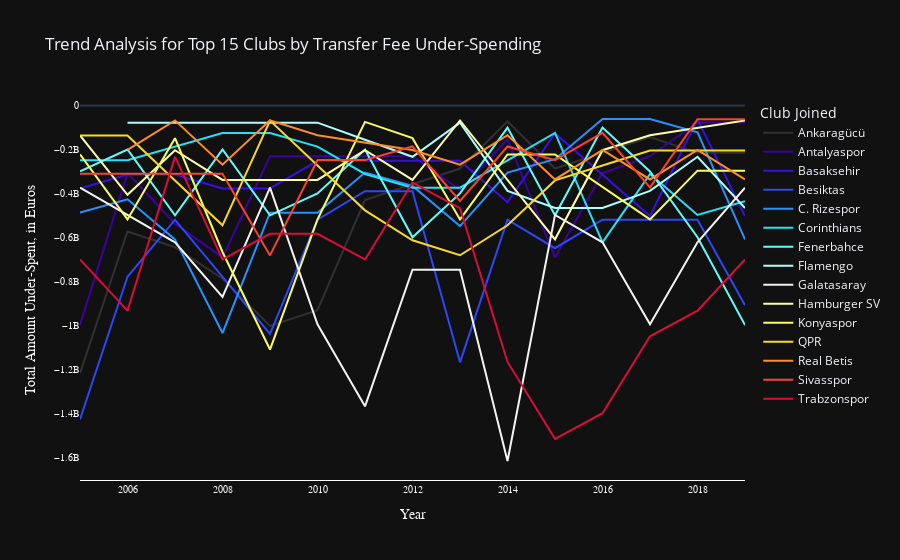

The notebook cell this image was saved under:
### Markdown cell above
<div class="alert alert-success" role="alert">

**Inference**<br>
There are no noticable results in the following graph. The important information has been conveyed in the previous graph.

</div>

### Code cell
fig3b = px.line(Trends_Top_UnderSpenders.reset_index(), 
                x="Year", 
                y="Surplus/Deficit_x",
                color = "Club Joined",
                color_discrete_sequence = px.colors.cyclical.Edge,
                hover_name = "Club Joined", 
                title = 'Trend Analysis for Top 15 Clubs by Transfer Fee Under-Spending',
                template = 'plotly_dark')

fig3b.update_layout(
    hoverlabel=dict(
        bgcolor="black",
        font=dict(
                family="Arial, monospace",
                size=14,
                color="white"
            ),
        bordercolor = "black"
    ),
    xaxis=go.layout.XAxis(
        title=go.layout.xaxis.Title(
            text="Year",
            font=dict(
                family="Arial, monospace",
                size=14,
                color="white"
            )
        ),
        showline = True,
        linecolor = 'white',
        showticklabels = True,
        tickfont = dict(
            family = 'Arial',
            size = 10,
            color = 'white'
      )
    ),
    yaxis=go.layout.YAxis(
        title=go.layout.yaxis.Title(
            text="Total Amount Under-Spent, in Euros",
            font=dict(
                family="Arial, monospace",
                size=14,
                color="white"
            )
        ),
        showline = False,
        linecolor = 'white',
        showticklabels = True,
        tickfont = dict(
            family = 'Arial',
            size = 10,
            color = 'white'
        )
    )
)

fig3b.update_layout(
    xaxis=dict(showgrid=False, zeroline=False),
    yaxis=dict(showgrid=False, zeroline=True),
)

# plot(fig3b ,filename = 'TrendsTop15UnderSpenders.html')
fig3b.show()

### Figure 1 — Plotly figure (JSON) as saved in the notebook; plotly's stock layout.template omitted (floating-point values rounded to 4 significant figures)
{"data": [{"hoverlabel": {"namelength": 0}, "hovertemplate": "<b>%{hovertext}</b><br><br>Club Joined=Ankaragücü <br>Year=%{x}<br>Surplus/Deficit_x=%{y}", "hovertext": ["Ankaragücü ", "Ankaragücü ", "Ankaragücü ", "Ankaragücü ", "Ankaragücü ", "Ankaragücü ", "Ankaragücü ", "Ankaragücü ", "Ankaragücü ", "Ankaragücü ", "Ankaragücü ", "Ankaragücü ", "Ankaragücü ", "Ankaragücü "], "legendgroup": "Ankaragücü ", "line": {"color": "#313131", "dash": "solid"}, "mode": "lines", "name": "Ankaragücü ", "showlegend": true, "type": "scatter", "x": [2005, 2006, 2007, 2008, 2009, 2010, 2011, 2013, 2014, 2015, 2016, 2017, 2018, 2019], "xaxis": "x", "y": [-1217200000, -572800000, -644400000, -787600000, -1002400000, -930800000, -429600000, -286400000, -71600000, -286400000, -214800000, -143200000, -214800000, -214800000], "yaxis": "y"}, {"hoverlabel": {"namelength": 0}, "hovertemplate": "<b>%{hovertext}</b><br><br>Club Joined=Antalyaspor <br>Year=%{x}<br>Surplus/Deficit_x=%{y}", "hovertext": ["Antalyaspor ", "Antalyaspor ", "Antalyaspor ", "Antalyaspor ", "Antalyaspor ", "Antalyaspor ", "Antalyaspor ", "Antalyaspor ", "Antalyaspor ", "Antalyaspor ", "Antalyaspor ", "Antalyaspor ", "Antalyaspor ", "Antalyaspor ", "Antalyaspor "], "legendgroup": "Antalyaspor ", "line": {"color": "#3d019d", "dash": "solid"}, "mode": "lines", "name": "Antalyaspor ", "showlegend": true, "type": "scatter", "x": [2005, 2006, 2007, 2008, 2009, 2010, 2011, 2012, 2013, 2014, 2015, 2016, 2017, 2018, 2019], "xaxis": "x", "y": [-997529000, -306932000, -537131000, -690597000, -230199000, -230199000, -230199000, -230199000, -383665000, -153466000, -690597000, -306932000, -230199000, -76733000, -76733000], "yaxis": "y"}, {"hoverlabel": {"namelength": 0}, "hovertemplate": "<b>%{hovertext}</b><br><br>Club Joined=Basaksehir <br>Year=%{x}<br>Surplus/Deficit_x=%{y}", "hovertext": ["Basaksehir ", "Basaksehir ", "Basaksehir ", "Basaksehir ", "Basaksehir ", "Basaksehir ", "Basaksehir ", "Basaksehir ", "Basaksehir ", "Basaksehir ", "Basaksehir ", "Basaksehir ", "Basaksehir ", "Basaksehir "], "legendgroup": "Basaksehir ", "line": {"color": "#3810dc", "dash": "solid"}, "mode": "lines", "name": "Basaksehir ", "showlegend": true, "type": "scatter", "x": [2005, 2006, 2007, 2008, 2009, 2010, 2011, 2012, 2013, 2014, 2015, 2017, 2018, 2019], "xaxis": "x", "y": [-376710000, -313925000, -313925000, -376710000, -376710000, -251140000, -251140000, -251140000, -251140000, -439495000, -125570000, -502280000, -62785000, -502280000], "yaxis": "y"}, {"hoverlabel": {"namelength": 0}, "hovertemplate": "<b>%{hovertext}</b><br><br>Club Joined=Besiktas <br>Year=%{x}<br>Surplus/Deficit_x=%{y}", "hovertext": ["Besiktas ", "Besiktas ", "Besiktas ", "Besiktas ", "Besiktas ", "Besiktas ", "Besiktas ", "Besiktas ", "Besiktas ", "Besiktas ", "Besiktas ", "Besiktas ", "Besiktas ", "Besiktas ", "Besiktas "], "legendgroup": "Besiktas ", "line": {"color": "#2d47f9", "dash": "solid"}, "mode": "lines", "name": "Besiktas ", "showlegend": true, "type": "scatter", "x": [2005, 2006, 2007, 2008, 2009, 2010, 2011, 2012, 2013, 2014, 2015, 2016, 2017, 2018, 2019], "xaxis": "x", "y": [-1427525000, -778650000, -519100000, -778650000, -1038200000, -519100000, -389325000, -389325000, -1167975000, -519100000, -648875000, -519100000, -519100000, -519100000, -908425000], "yaxis": "y"}, {"hoverlabel": {"namelength": 0}, "hovertemplate": "<b>%{hovertext}</b><br><br>Club Joined=C. Rizespor <br>Year=%{x}<br>Surplus/Deficit_x=%{y}", "hovertext": ["C. Rizespor ", "C. Rizespor ", "C. Rizespor ", "C. Rizespor ", "C. Rizespor ", "C. Rizespor ", "C. Rizespor ", "C. Rizespor ", "C. Rizespor ", "C. Rizespor ", "C. Rizespor ", "C. Rizespor ", "C. Rizespor ", "C. Rizespor ", "C. Rizespor "], "legendgroup": "C. Rizespor ", "line": {"color": "#2593ff", "dash": "solid"}, "mode": "lines", "name": "C. Rizespor ", "showlegend": true, "type": "scatter", "x": [2005, 2006, 2007, 2008, 2009, 2010, 2011, 2012, 2013, 2014, 2015, 2016, 2017, 2018, 2019], "xaxis": "x", "y": [-487000000, -426125000, -608750000, -1034875000, -487000000, -487000000, -304375000, -365250000, -547875000, -304375000, -243500000, -60875000, -60875000, -121750000, -608750000], "yaxis": "y"}, {"hoverlabel": {"namelength": 0}, "hovertemplate": "<b>%{hovertext}</b><br><br>Club Joined=Corinthians <br>Year=%{x}<br>Surplus/Deficit_x=%{y}", "hovertext": ["Corinthians ", "Corinthians ", "Corinthians ", "Corinthians ", "Corinthians ", "Corinthians ", "Corinthians ", "Corinthians ", "Corinthians ", "Corinthians ", "Corinthians ", "Corinthians ", "Corinthians ", "Corinthians "], "legendgroup": "Corinthians ", "line": {"color": "#2adef6", "dash": "solid"}, "mode": "lines", "name": "Corinthians ", "showlegend": true, "type": "scatter", "x": [2005, 2006, 2008, 2009, 2010, 2011, 2012, 2013, 2014, 2015, 2016, 2017, 2018, 2019], "xaxis": "x", "y": [-248780000, -248780000, -124390000, -124390000, -186585000, -310975000, -373170000, -373170000, -248780000, -124390000, -621950000, -310975000, -497560000, -435365000], "yaxis": "y"}, {"hoverlabel": {"namelength": 0}, "hovertemplate": "<b>%{hovertext}</b><br><br>Club Joined=Fenerbahce <br>Year=%{x}<br>Surplus/Deficit_x=%{y}", "hovertext": ["Fenerbahce ", "Fenerbahce ", "Fenerbahce ", "Fenerbahce ", "Fenerbahce ", "Fenerbahce ", "Fenerbahce ", "Fenerbahce ", "Fenerbahce ", "Fenerbahce ", "Fenerbahce ", "Fenerbahce ", "Fenerbahce ", "Fenerbahce ", "Fenerbahce "], "legendgroup": "Fenerbahce ", "line": {"color": "#60fdfa", "dash": "solid"}, "mode": "lines", "name": "Fenerbahce ", "showlegend": true, "type": "scatter", "x": [2005, 2006, 2007, 2008, 2009, 2010, 2011, 2012, 2013, 2014, 2015, 2016, 2017, 2018, 2019], "xaxis": "x", "y": [-299499000, -199666000, -499165000, -199666000, -499165000, -399332000, -199666000, -598998000, -399332000, -99833000, -499165000, -99833000, -299499000, -598998000, -998330000], "yaxis": "y"}, {"hoverlabel": {"namelength": 0}, "hovertemplate": "<b>%{hovertext}</b><br><br>Club Joined=Flamengo <br>Year=%{x}<br>Surplus/Deficit_x=%{y}", "hovertext": ["Flamengo ", "Flamengo ", "Flamengo ", "Flamengo ", "Flamengo ", "Flamengo ", "Flamengo ", "Flamengo ", "Flamengo ", "Flamengo ", "Flamengo ", "Flamengo ", "Flamengo "], "legendgroup": "Flamengo ", "line": {"color": "#aefdff", "dash": "solid"}, "mode": "lines", "name": "Flamengo ", "showlegend": true, "type": "scatter", "x": [2006, 2007, 2009, 2010, 2011, 2012, 2013, 2014, 2015, 2016, 2017, 2018, 2019], "xaxis": "x", "y": [-77610000, -77610000, -77610000, -77610000, -155220000, -232830000, -77610000, -388050000, -465660000, -465660000, -388050000, -232830000, -465660000], "yaxis": "y"}, {"hoverlabel": {"namelength": 0}, "hovertemplate": "<b>%{hovertext}</b><br><br>Club Joined=Galatasaray <br>Year=%{x}<br>Surplus/Deficit_x=%{y}", "hovertext": ["Galatasaray ", "Galatasaray ", "Galatasaray ", "Galatasaray ", "Galatasaray ", "Galatasaray ", "Galatasaray ", "Galatasaray ", "Galatasaray ", "Galatasaray ", "Galatasaray ", "Galatasaray ", "Galatasaray ", "Galatasaray ", "Galatasaray "], "legendgroup": "Galatasaray ", "line": {"color": "#f3f3f1", "dash": "solid"}, "mode": "lines", "name": "Galatasaray ", "showlegend": true, "type": "scatter", "x": [2005, 2006, 2007, 2008, 2009, 2010, 2011, 2012, 2013, 2014, 2015, 2016, 2017, 2018, 2019], "xaxis": "x", "y": [-373137000, -497516000, -621895000, -870653000, -373137000, -995032000, -1368169000, -746274000, -746274000, -1616927000, -497516000, -621895000, -995032000, -621895000, -373137000], "yaxis": "y"}, {"hoverlabel": {"namelength": 0}, "hovertemplate": "<b>%{hovertext}</b><br><br>Club Joined=Hamburger SV <br>Year=%{x}<br>Surplus/Deficit_x=%{y}", "hovertext": ["Hamburger SV ", "Hamburger SV ", "Hamburger SV ", "Hamburger SV ", "Hamburger SV ", "Hamburger SV ", "Hamburger SV ", "Hamburger SV ", "Hamburger SV ", "Hamburger SV ", "Hamburger SV ", "Hamburger SV ", "Hamburger SV ", "Hamburger SV "], "legendgroup": "Hamburger SV ", "line": {"color": "#fffda9", "dash": "solid"}, "mode": "lines", "name": "Hamburger SV ", "showlegend": true, "type": "scatter", "x": [2005, 2006, 2007, 2008, 2009, 2010, 2011, 2012, 2013, 2014, 2015, 2016, 2017, 2019], "xaxis": "x", "y": [-135180000, -405540000, -202770000, -337950000, -337950000, -337950000, -202770000, -337950000, -67590000, -337950000, -608310000, -202770000, -135180000, -67590000], "yaxis": "y"}, {"hoverlabel": {"namelength": 0}, "hovertemplate": "<b>%{hovertext}</b><br><br>Club Joined=Konyaspor <br>Year=%{x}<br>Surplus/Deficit_x=%{y}", "hovertext": ["Konyaspor ", "Konyaspor ", "Konyaspor ", "Konyaspor ", "Konyaspor ", "Konyaspor ", "Konyaspor ", "Konyaspor ", "Konyaspor ", "Konyaspor ", "Konyaspor ", "Konyaspor ", "Konyaspor ", "Konyaspor ", "Konyaspor "], "legendgroup": "Konyaspor ", "line": {"color": "#fafd5b", "dash": "solid"}, "mode": "lines", "name": "Konyaspor ", "showlegend": true, "type": "scatter", "x": [2005, 2006, 2007, 2008, 2009, 2010, 2011, 2012, 2013, 2014, 2015, 2016, 2017, 2018, 2019], "xaxis": "x", "y": [-221970000, -517930000, -147980000, -665910000, -1109850000, -517930000, -73990000, -147980000, -517930000, -221970000, -221970000, -369950000, -517930000, -295960000, -295960000], "yaxis": "y"}, {"hoverlabel": {"namelength": 0}, "hovertemplate": "<b>%{hovertext}</b><br><br>Club Joined=QPR <br>Year=%{x}<br>Surplus/Deficit_x=%{y}", "hovertext": ["QPR ", "QPR ", "QPR ", "QPR ", "QPR ", "QPR ", "QPR ", "QPR ", "QPR ", "QPR ", "QPR ", "QPR ", "QPR ", "QPR "], "legendgroup": "QPR ", "line": {"color": "#f7da29", "dash": "solid"}, "mode": "lines", "name": "QPR ", "showlegend": true, "type": "scatter", "x": [2005, 2006, 2007, 2008, 2009, 2010, 2011, 2012, 2013, 2014, 2015, 2016, 2017, 2019], "xaxis": "x", "y": [-136140000, -136140000, -340350000, -544560000, -68070000, -272280000, -476490000, -612630000, -680700000, -544560000, -340350000, -272280000, -204210000, -204210000], "yaxis": "y"}, {"hoverlabel": {"namelength": 0}, "hovertemplate": "<b>%{hovertext}</b><br><br>Club Joined=Real Betis <br>Year=%{x}<br>Surplus/Deficit_x=%{y}", "hovertext": ["Real Betis ", "Real Betis ", "Real Betis ", "Real Betis ", "Real Betis ", "Real Betis ", "Real Betis ", "Real Betis ", "Real Betis ", "Real Betis ", "Real Betis ", "Real Betis ", "Real Betis "], "legendgroup": "Real Betis ", "line": {"color": "#ff8e25", "dash": "solid"}, "mode": "lines", "name": "Real Betis ", "showlegend": true, "type": "scatter", "x": [2006, 2007, 2008, 2009, 2010, 2012, 2013, 2014, 2015, 2016, 2017, 2018, 2019], "xaxis": "x", "y": [-201600000, -67200000, -268800000, -67200000, -134400000, -201600000, -268800000, -134400000, -336000000, -201600000, -336000000, -201600000, -336000000], "yaxis": "y"}, {"hoverlabel": {"namelength": 0}, "hovertemplate": "<b>%{hovertext}</b><br><br>Club Joined=Sivasspor <br>Year=%{x}<br>Surplus/Deficit_x=%{y}", "hovertext": ["Sivasspor ", "Sivasspor ", "Sivasspor ", "Sivasspor ", "Sivasspor ", "Sivasspor ", "Sivasspor ", "Sivasspor ", "Sivasspor ", "Sivasspor ", "Sivasspor ", "Sivasspor ", "Sivasspor ", "Sivasspor ", "Sivasspor "], "legendgroup": "Sivasspor ", "line": {"color": "#f8432d", "dash": "solid"}, "mode": "lines", "name": "Sivasspor ", "showlegend": true, "type": "scatter", "x": [2005, 2006, 2007, 2008, 2009, 2010, 2011, 2012, 2013, 2014, 2015, 2016, 2017, 2018, 2019], "xaxis": "x", "y": [-309770000, -309770000, -309770000, -309770000, -681494000, -247816000, -247816000, -185862000, -433678000, -185862000, -247816000, -123908000, -371724000, -61954000, -61954000], "yaxis": "y"}, {"hoverlabel": {"namelength": 0}, "hovertemplate": "<b>%{hovertext}</b><br><br>Club Joined=Trabzonspor <br>Year=%{x}<br>Surplus/Deficit_x=%{y}", "hovertext": ["Trabzonspor ", "Trabzonspor ", "Trabzonspor ", "Trabzonspor ", "Trabzonspor ", "Trabzonspor ", "Trabzonspor ", "Trabzonspor ", "Trabzonspor ", "Trabzonspor ", "Trabzonspor ", "Trabzonspor ", "Trabzonspor ", "Trabzonspor ", "Trabzonspor "], "legendgroup": "Trabzonspor ", "line": {"color": "#d90d39", "dash": "solid"}, "mode": "lines", "name": "Trabzonspor ", "showlegend": true, "type": "scatter", "x": [2005, 2006, 2007, 2008, 2009, 2010, 2011, 2012, 2013, 2014, 2015, 2016, 2017, 2018, 2019], "xaxis": "x", "y": [-699738000, -932984000, -233246000, -699738000, -583115000, -583115000, -699738000, -349869000, -466492000, -1166230000, -1516099000, -1399476000, -1049607000, -932984000, -699738000], "yaxis": "y"}], "layout": {"hoverlabel": {"bgcolor": "black", "bordercolor": "black", "font": {"color": "white", "family": "Arial, monospace", "size": 14}}, "legend": {"title": {"text": "Club Joined"}, "tracegroupgap": 0}, "title": {"text": "Trend Analysis for Top 15 Clubs by Transfer Fee Under-Spending"}, "xaxis": {"linecolor": "white", "showgrid": false, "showline": true, "showticklabels": true, "tickfont": {"color": "white", "family": "Arial", "size": 10}, "title": {"font": {"color": "white", "family": "Arial, monospace", "size": 14}, "text": "Year"}, "zeroline": false}, "yaxis": {"linecolor": "white", "showgrid": false, "showline": false, "showticklabels": true, "tickfont": {"color": "white", "family": "Arial", "size": 10}, "title": {"font": {"color": "white", "family": "Arial, monospace", "size": 14}, "text": "Total Amount Under-Spent, in Euros"}, "zeroline": true}}}
